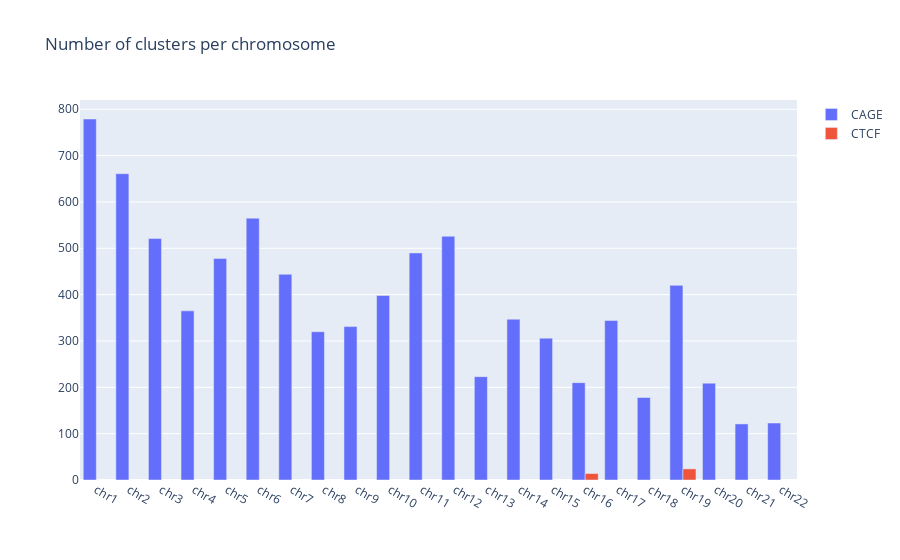

Notebook source saved alongside this figure:
### Code cell
### Plot the number of clusters per chromosome (an histogram)
ctcf_counts = {chrom: len(clusters) for chrom, clusters in ctcf_clusters.items()}
cage_counts = {chrom: len(clusters) for chrom, clusters in cage_clusters.items()}

### Sort the chromosomes
ctcf_counts = sort_by_chromosome(ctcf_counts)
cage_counts = sort_by_chromosome(cage_counts)

fig = go.Figure()
fig.add_trace(go.Bar(x=list(cage_counts.keys()), y=list(cage_counts.values()), name="CAGE"))
fig.add_trace(go.Bar(x=list(ctcf_counts.keys()), y=list(ctcf_counts.values()), name="CTCF"))
fig.update_layout(barmode='group', title="Number of clusters per chromosome")
fig.show()

# Save the figure as a svg file
fig.write_image("../analysis_results/cluters_counts.svg")

### Figure 1 — Plotly figure (JSON) as saved in the notebook; plotly's stock layout.template omitted (floating-point values rounded to 4 significant figures)
{"data": [{"name": "CAGE", "type": "bar", "x": ["chr1", "chr2", "chr3", "chr4", "chr5", "chr6", "chr7", "chr8", "chr9", "chr10", "chr11", "chr12", "chr13", "chr14", "chr15", "chr16", "chr17", "chr18", "chr19", "chr20", "chr21", "chr22"], "y": [779, 661, 521, 365, 478, 565, 444, 320, 331, 398, 490, 526, 223, 347, 306, 210, 344, 178, 420, 209, 121, 123]}, {"name": "CTCF", "type": "bar", "x": ["chr16", "chr19"], "y": [14, 24]}], "layout": {"barmode": "group", "title": {"text": "Number of clusters per chromosome"}}}
